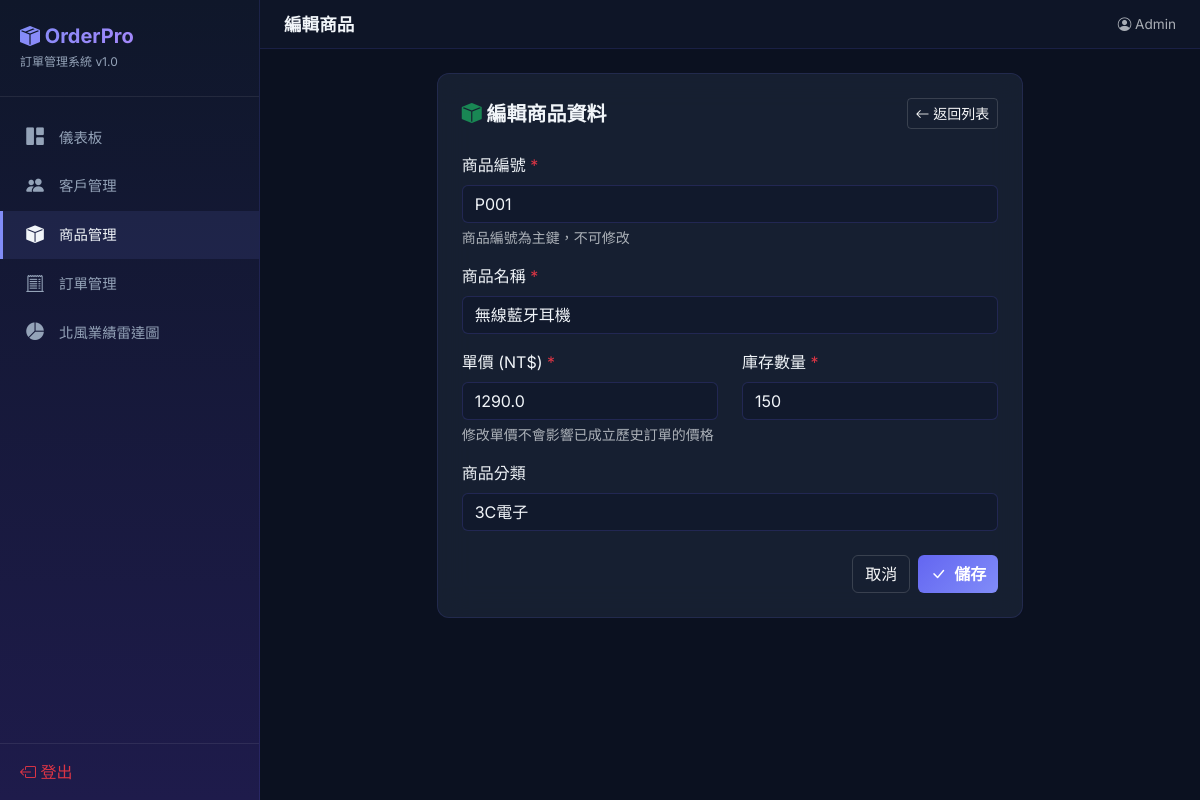
The app's page /product/edit/P001 (signed in), older data.
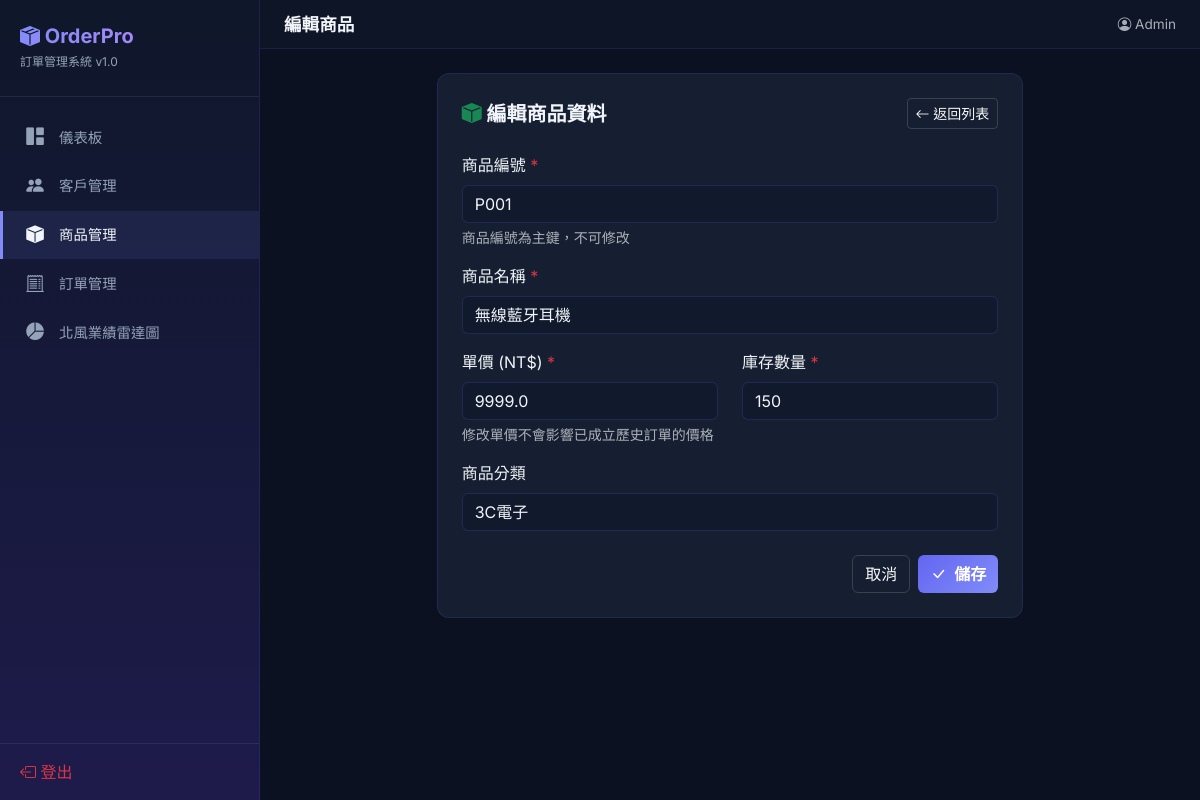
The same page, newer data.
### tables this page shows
CREATE TABLE product (
    商品編號  TEXT PRIMARY KEY,
    名稱      TEXT NOT NULL,
    單價      REAL NOT NULL CHECK(單價 >= 0),
    庫存      INTEGER NOT NULL DEFAULT 0,
    分類      TEXT
);

### app.py (the view, shortened to what this page needs)
@app.route('/product/edit/<pid>', methods=['GET', 'POST'])
@login_required
def product_edit(pid):
    db = get_db()
    product = db.execute('SELECT * FROM product WHERE 商品編號=?', (pid,)).fetchone()
    if not product:
        flash('找不到該商品', 'warning')
        return redirect(url_for('products'))
    return render_template('product_form.html', action='edit', product=product)

### app.py (called while the page is built)
def get_db():
    if 'db' not in g:
        g.db = sqlite3.connect(DATABASE)
        g.db.row_factory = sqlite3.Row
        g.db.execute('PRAGMA foreign_keys = ON')
    return g.db

def login_required(f):
    @wraps(f)
    def decorated(*args, **kwargs):
        if not session.get('logged_in') or session.get('role') != 'admin':
            flash('請先以管理員身分登入系統', 'warning')
            return redirect(url_for('login'))
        return f(*args, **kwargs)
    return decorated

### templates/product_form.html (shortened to what this page needs)
{% extends "base.html" %}
{% block page_title %}{% if action == 'add' %}新增商品{% else %}編輯商品{% endif %}{% endblock %}
{% block content %}
<div class="row justify-content-center">
  <div class="col-lg-8">
    <div class="glass-card p-4">
      <div class="d-flex justify-content-between align-items-center mb-4">
        <h5 class="fw-bold mb-0">
          <i class="bi bi-box-fill text-success"></i>
          {% if action == 'add' %}新增商品資料{% else %}編輯商品資料{% endif %}
        </h5>
        <a href="{{ url_for('products') }}" class="btn btn-sm btn-outline-light">
          <i class="bi bi-arrow-left"></i> 返回列表
        </a>
      </div>
      <form method="POST">
        <div class="mb-3">
          <label class="form-label">商品編號 <span class="text-danger">*</span></label>
          <input type="text" class="form-control" name="id"
                 value="{{ product['商品編號'] if product else '' }}"
                 placeholder="例：P006"
                 {% if action == 'edit' %}readonly{% else %}required{% endif %}>
          {% if action == 'edit' %}<div class="form-text text-muted">商品編號為主鍵，不可修改</div>{% endif %}
        </div>
        <div class="mb-3">
          <label class="form-label">商品名稱 <span class="text-danger">*</span></label>
          <input type="text" class="form-control" name="name"
                 value="{{ product['名稱'] if product else '' }}"
                 placeholder="請輸入商品名稱" required>
        </div>
        <div class="row mb-3">
          <div class="col-md-6">
            <label class="form-label">單價 (NT$) <span class="text-danger">*</span></label>
            <input type="number" step="0.01" min="0" class="form-control" name="price"
                   value="{{ product['單價'] if product else '' }}"
                   placeholder="0.00" required>
            <div class="form-text text-muted">修改單價不會影響已成立歷史訂單的價格</div>
          </div>
          <div class="col-md-6">
            <label class="form-label">庫存數量 <span class="text-danger">*</span></label>
            <input type="number" min="0" class="form-control" name="stock"
                   value="{{ product['庫存'] if product else '0' }}" required>
          </div>
        </div>
        <div class="mb-4">
          <label class="form-label">商品分類</label>
          <input type="text" class="form-control" name="category"
                 value="{{ product['分類'] if product else '' }}"
                 placeholder="例：3C電子、辦公家具">
        </div>
        <div class="d-flex justify-content-end gap-2">
          <a href="{{ url_for('products') }}" class="btn btn-outline-light">取消</a>
          <button type="submit" class="btn btn-primary">
            <i class="bi bi-check-lg me-1"></i> 儲存
          </button>
        </div>
      </form>
    </div>
  </div>
</div>
{% endblock %}

Row changes from the older to the newer data that the page shows:
changed product "無線藍牙耳機": price "1290.0" → "9999.0"
